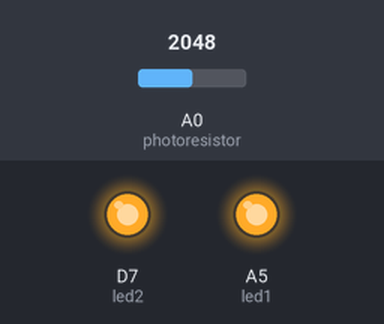
This sketch was run on a simulated Particle Photon. Parts: output pins drawn as LEDs (lit = HIGH). The test bench sets the inputs (shaded band); at power-on: A0 (photoresistor) = 2048.

Above: at 0.1 s.
Timing chart, 0 to 1.6 s (numbered marks = the images above):
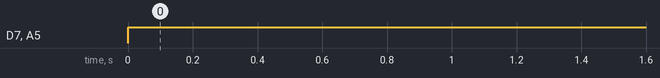

Measured:
- by itself, D7 (led2), A5 (led1): LOW → HIGH at 0.00 s

The sketch:

tempwebhook.ino
```cpp
int led1 = A5;
int led2 = D7;

int photoresistor = A0;
int analogValue;


void setup() {

    pinMode(led1, OUTPUT);
    pinMode(led2, OUTPUT);
    pinMode(photoresistor, INPUT);

}

void loop() {
    analogValue = analogRead(photoresistor);
    String brightness = String(analogValue);

    if (analogValue < 15) {

        digitalWrite(led1, LOW);
        digitalWrite(led2, LOW);
        Particle.publish("brightness", brightness, PRIVATE);
    } else {

        digitalWrite(led1, HIGH);
        digitalWrite(led2, HIGH);
        Particle.publish("brightness", brightness, PRIVATE);
    }

    delay(30000);
}
```
